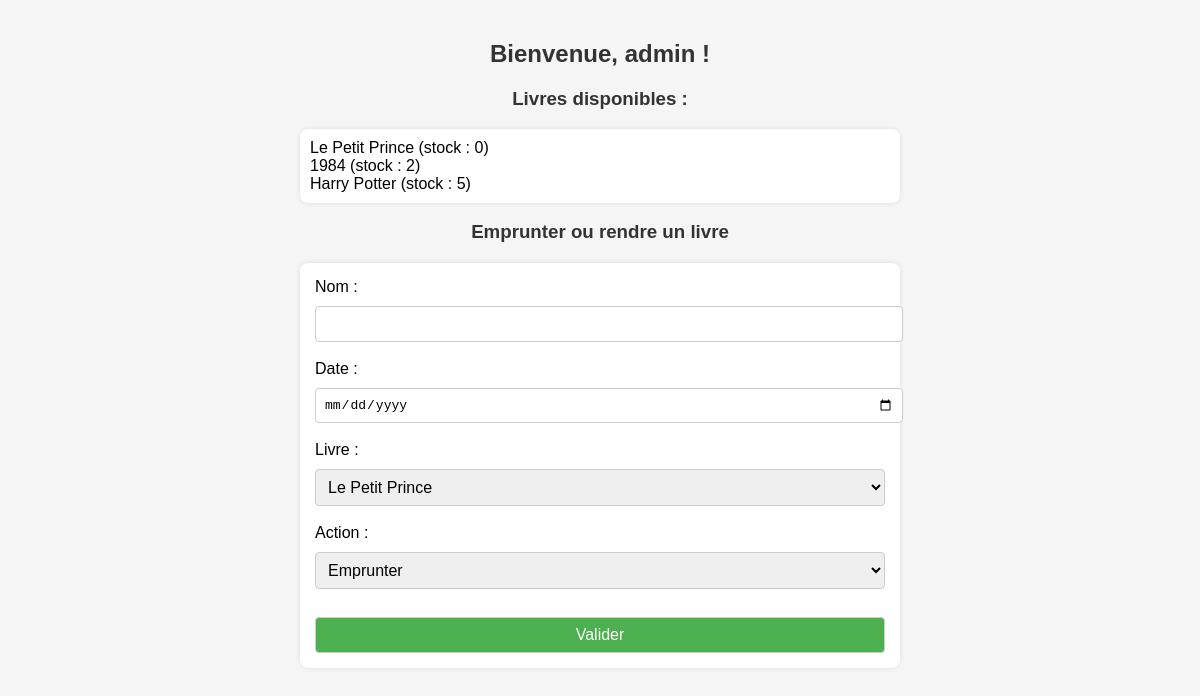
The page /dashboard.php (signed in) on the database as committed earlier.
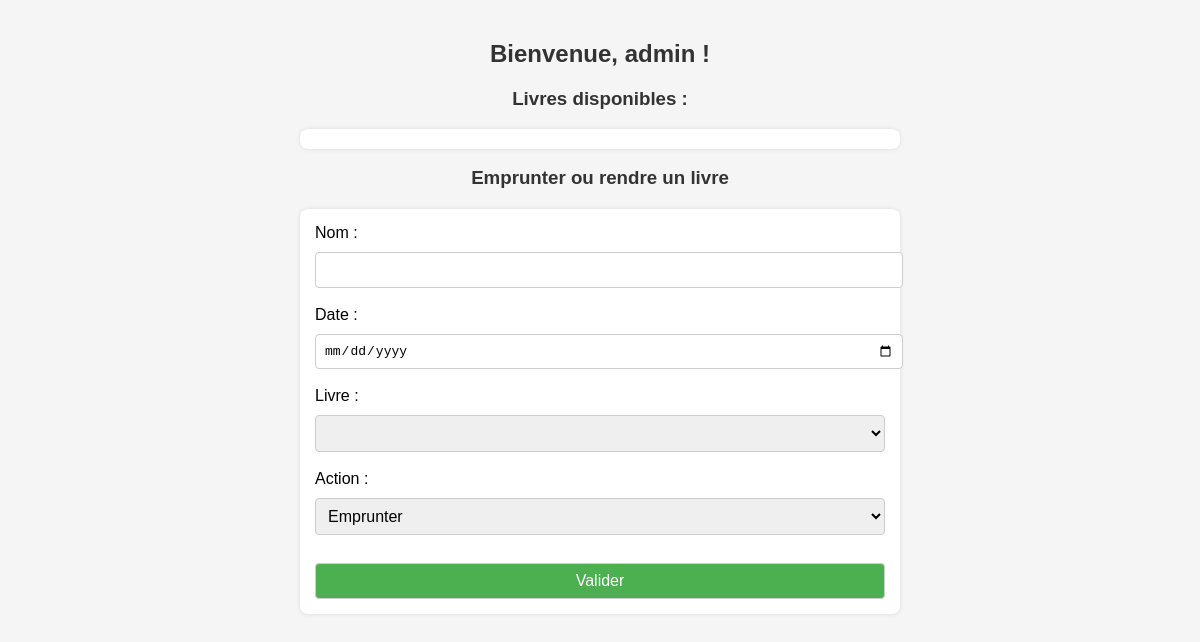
The same page on the database as committed later.
### tables this page shows
CREATE TABLE books (
    id INTEGER PRIMARY KEY AUTOINCREMENT,
    title TEXT NOT NULL,
    quantity INTEGER NOT NULL
);

### dashboard.php (the view, shortened to what this page needs)
<?php
$db = new PDO('sqlite:database.sqlite');
$db->setAttribute(PDO::ATTR_ERRMODE, PDO::ERRMODE_EXCEPTION);
$books = $db->query("SELECT * FROM books")->fetchAll(PDO::FETCH_ASSOC);
?>
<!DOCTYPE html>
<html lang="fr">
<head>
    <link rel="stylesheet" href="styles.css">
</head>
<body>
    <h2>Bienvenue, <?php echo htmlspecialchars($_SESSION["user"]); ?> !</h2>
    <h3>Livres disponibles :</h3>
    <ul>
        <?php foreach ($books as $book): ?>
            <li><?php echo $book["title"] . " (stock : " . $book["quantity"] . ")"; ?></li>
        <?php endforeach; ?>
    </ul>
    <h3>Emprunter ou rendre un livre</h3>
    <form method="POST">
        <label>Nom : <input name="nom" required></label><br>
        <label>Date : <input name="date" type="date" required></label><br>
        <label>Livre :
            <select name="book_id">
                <?php foreach ($books as $book): ?>
                    <option value="<?php echo $book["id"]; ?>"><?php echo $book["title"]; ?></option>
                <?php endforeach; ?>
            </select>
        </label><br>
        <label>Action :
            <select name="action">
                <option value="emprunt">Emprunter</option>
            </select>
        </label><br>
        <button type="submit">Valider</button>
    </form>
</body>
</html>

### styles.css (style rules this page uses)
body { font-family: sans-serif; background-color: #f5f5f5; padding: 20px; max-width: 600px; margin: auto; }
h2, h3 { color: #333; text-align: center; }
form { background: #fff; padding: 15px; border-radius: 8px; box-shadow: 0 0 5px rgba(0,0,0,0.1); margin-top: 20px; }
input, select, button { display: block; width: 100%; margin-top: 10px; padding: 8px; border-radius: 4px; border: 1px solid #ccc; font-size: 1em; }
button { background-color: #4CAF50; color: white; cursor: pointer; }
ul { background: white; padding: 10px; border-radius: 8px; list-style-type: none; box-shadow: 0 0 5px rgba(0,0,0,0.1); }

Rows that differ between the two databases and show on the page:
removed books: title "Le Petit Prince", quantity "0"
removed books: title "1984", quantity "2"
removed books: title "Harry Potter", quantity "5"
Other text that changed with them:
form field book_id: "Le Petit Prince" → (not shown)
